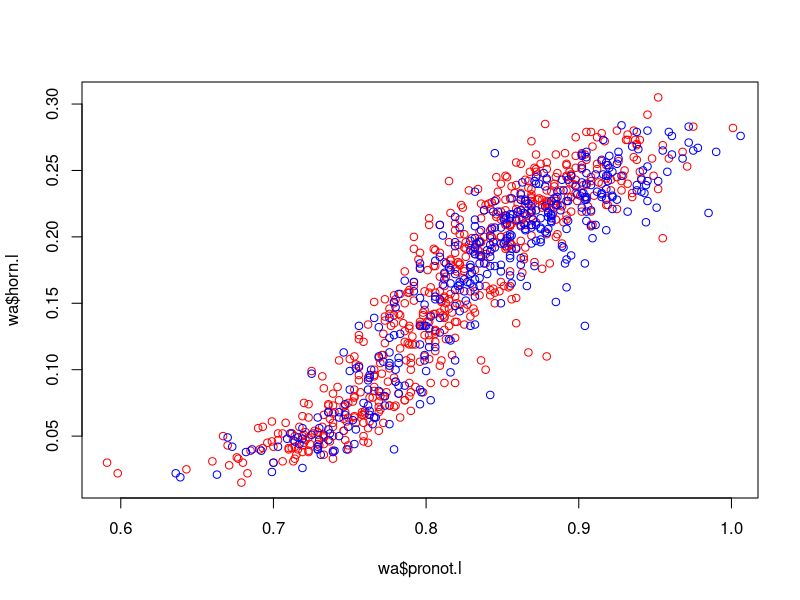
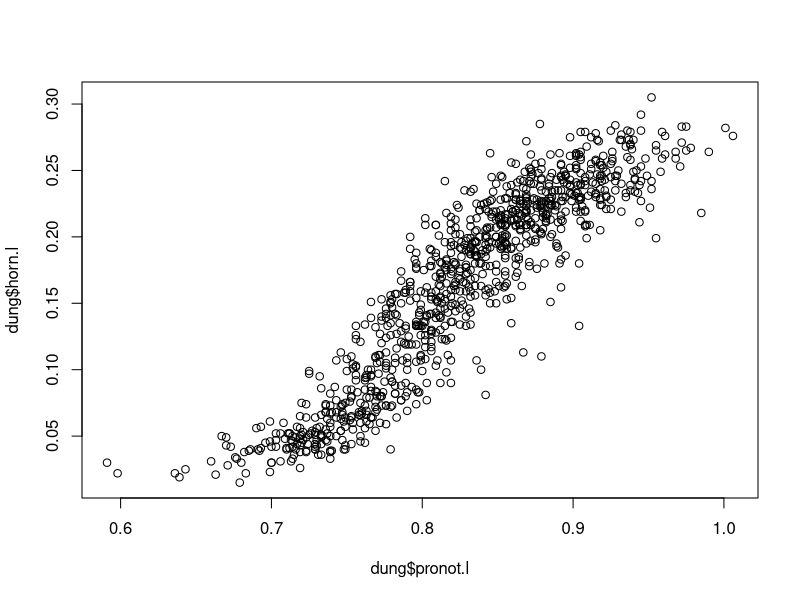
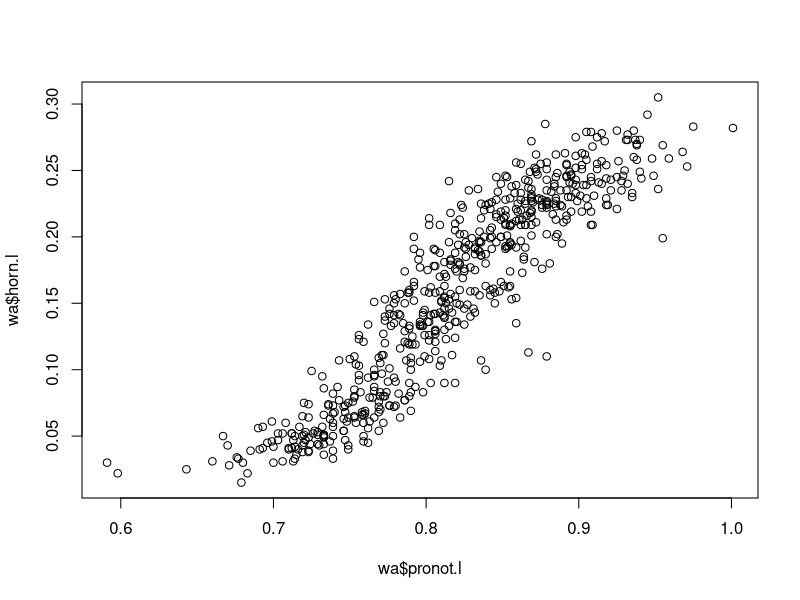

Here is the R script that generated these plots, in order: (Note: this script raises an error after producing the figures.)
library(ggplot2)
library(segmented)
#trying to replicate the analysis from "Threshold Evolution in Extoic POpulations of a Polyphenic Beetle, Moczek et al 2002"
dung<- read.table("o_nuchicornis_male_measurements_set1_feb17_2016.csv", header= TRUE , sep= ",")
dung$latitude <- as.factor(dung$latitude)
dung$longitude <- as.factor(dung$longitude)
dung$farm.code <- as.factor(dung$farm.code)
dung$location.code <- as.factor(dung$location.code)
dung$year <- as.factor(dung$year)
dung <-subset(dung, location != "BC")
dung<- dung[order(dung$latitude),]
dung$horn.log<-log(dung$horn.l)
dung$pronot.log<-log(dung$pronot.l)
str(dung)

wa <- subset(dung, location=="wa")
or <- subset(dung, location=="or")

plot(wa$pronot.l,wa$horn.l, col="red")
points(or$pronot.l,or$horn.l, col="blue")

lin.mod <-lm(horn.l~pronot.l, data=dung)
plot(dung$horn.l ~ dung$pronot.l)
segmented.mod <- segmented(lin.mod, seg.Z = ~pronot.l, psi=0.85)
summary(segmented.mod)
slope(segmented.mod)


lin.mod.wa <- lm(horn.l~pronot.l, data=wa)
segmented.mod.wa <- segmented(lin.mod.wa, seg.Z = ~pronot.l, psi=0.8)
summary(segmented.mod.wa)
slope(segmented.mod.wa)
plot(wa$horn.l ~ wa$pronot.l)


lin.mod.or <- lm(horn.l~pronot.l, data=or)
segmented.mod.or <- segmented(lin.mod.or, seg.Z = ~pronot.l, psi=0.8)
summary(segmented.mod.or)
slope(segmented.mod.or)

#where y is horn length, it will calculate the model for the curve and test for differences. 
#The thing about it, though is we need to extract a few things and establish the initial parameters for the model....
#i.e. we need to get the values for beta3 and beta4 out of our own curves. 
#Namely, beta3 needs to be the slope coefficient of the initial curve 
#beta4 needs to be the body size at the inflection of the sigmoid curve we fit. 


fullmodel<-nls(horn.l~ y0 +((a*pronot.l^b)/(c^b+pronot.l^b)),
    data=dung,
    start=list(y0=min(dung$horn.l), a=range(dung$horn.l), b=1.09, c=0.872))
shapiro.test(residuals(fullmodel))
wa.model<-nls(horn.l~ y0 +((a*pronot.l^b)/(c^b+pronot.l^b)),
              data=wa,
              start=list(y0=min(wa$horn.l), a=range(wa$horn.l), b=1.09696, c=0.878), nls.control(warnOnly=TRUE))
shapiro.test(residuals(wa.model))


or.model<-nls(horn.l~ y0 +((a*pronot.l^b)/(c^b+pronot.l^b)),
              data=or,
              start=list(y0=min(or$horn.l), a=range(or$horn.l), b=1.10221, c=0.863), nls.control(warnOnly=TRUE))

shapiro.test(residuals(or.model))

ks.test(residuals(segmented.mod.or), residuals(segmented.mod.wa))
